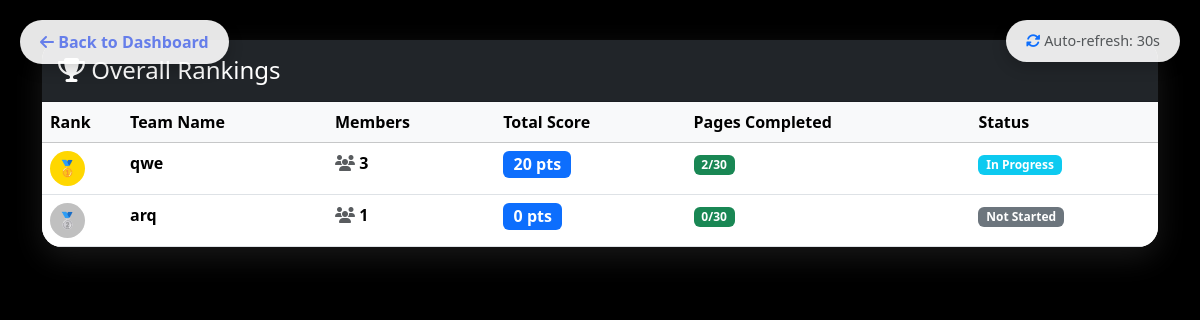
The app's page /leaderboard/, older data.
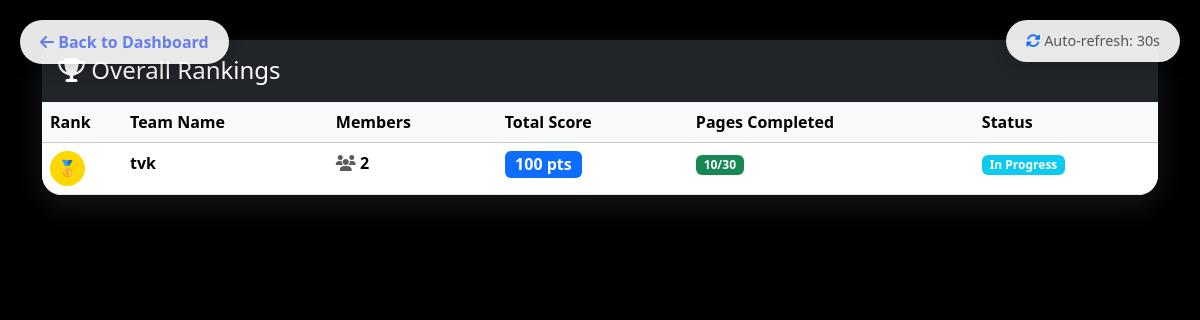
The same page, newer data.
### game/models.py (models this page shows, shortened)
class Team(models.Model):
    team_name = models.CharField(max_length=100, unique=True)
    team_password = models.CharField(max_length=100)
    created_at = models.DateTimeField(auto_now_add=True)
    created_by = models.ForeignKey(User, on_delete=models.CASCADE, related_name='created_teams')

### game/views.py (the view)
# urls.py: path('leaderboard/', views.public_leaderboard, name='public_leaderboard'),
def public_leaderboard(request):
    teams = Team.objects.annotate(
        members_count=Count('members', distinct=True)
    ).annotate(
        total_score=Coalesce(Sum('round_progress__score', distinct=True), 0),
        pages_completed=Count('round_progress__page_progress', filter=Q(round_progress__page_progress__completed=True), distinct=True)
    ).order_by('-total_score', 'created_at')
    total_teams = teams.count()
    total_participants = TeamMember.objects.count()
    context = {
        'teams': teams,
        'total_teams': total_teams,
        'total_participants': total_participants,
    }
    return render(request, 'leaderboard.html', context)

### game/templates/leaderboard.html (shortened to what this page needs)
<!DOCTYPE html>
<html lang="en">
<head>
    <link href="https://cdn.jsdelivr.net/npm/bootstrap@5.3.2/dist/css/bootstrap.min.css" rel="stylesheet">
    <link href="https://cdnjs.cloudflare.com/ajax/libs/font-awesome/6.4.0/css/all.min.css" rel="stylesheet">
</head>
<body>
    <div class="auto-refresh">
        <i class="fas fa-sync-alt refresh-icon text-primary"></i>
        <span class="text-muted">Auto-refresh: 30s</span>
    </div>
    <a href="{% url 'team_dashboard' %}" class="back-btn">
        <i class="fas fa-arrow-left"></i> Back to Dashboard
    </a>
    <div class="container">
        <div class="card">
            <div class="card-header bg-dark text-white py-3">
                <h4 class="mb-0">
                    <i class="fas fa-trophy"></i> Overall Rankings
                </h4>
            </div>
            <div class="card-body p-0">
                <div class="table-responsive">
                    <table class="table table-hover mb-0">
                        <thead class="table-light">
                            <tr>
                                <th style="width: 80px;">Rank</th>
                                <th>Team Name</th>
                                <th>Members</th>
                                <th>Total Score</th>
                                <th>Pages Completed</th>
                                <th>Status</th>
                            </tr>
                        </thead>
                        <tbody>
                            {% for team in teams %}
                            <tr class="{% if forloop.counter == 1 %}table-rank-1{% elif forloop.counter == 2 %}table-rank-2{% elif forloop.counter == 3 %}table-rank-3{% endif %}">
                                <td>
                                    <span class="rank-badge {% if forloop.counter == 1 %}rank-1{% elif forloop.counter == 2 %}rank-2{% elif forloop.counter == 3 %}rank-3{% else %}rank-other{% endif %}">
                                        {% if forloop.counter <= 3 %}
                                            {% if forloop.counter == 1 %}🥇{% elif forloop.counter == 2 %}🥈{% else %}🥉{% endif %}
                                        {% else %}
                                            {{ forloop.counter }}
                                        {% endif %}
                                    </span>
                                </td>
                                <td><strong>{{ team.team_name }}</strong></td>
                                <td>
                                    <i class="fas fa-users text-muted"></i> {{ team.members_count }}
                                </td>
                                <td>
                                    <span class="badge bg-primary fs-6">{{ team.total_score|default:0 }} pts</span>
                                </td>
                                <td>
                                    <span class="badge bg-success">{{ team.pages_completed|default:0 }}/30</span>
                                </td>
                                <td>
                                    {% if team.pages_completed == 30 %}
                                        <span class="badge bg-warning">All Complete</span>
                                    {% elif team.pages_completed > 0 %}
                                        <span class="badge bg-info">In Progress</span>
                                    {% else %}
                                        <span class="badge bg-secondary">Not Started</span>
                                    {% endif %}
                                </td>
                            </tr>
                            {% endfor %}
                        </tbody>
                    </table>
                </div>
            </div>
        </div>
    </div>
</body>
</html>

### game/templates/leaderboard.html (style rules this page uses)
body { background: black; min-height: 100vh; padding: 40px 20px; font-family: 'Segoe UI', Tahoma, Geneva, Verdana, sans-serif; }
.card { border-radius: 20px; box-shadow: 0 10px 30px rgba(126, 125, 125, 0.2); border: none; overflow: hidden; max-width: 1200px; margin: 0 auto; }
.table-rank-1 { background: linear-gradient(90deg, rgba(255,215,0,0.2), transparent); font-weight: bold; }
.rank-badge { display: inline-block; width: 35px; height: 35px; line-height: 35px; text-align: center; border-radius: 50%; font-weight: bold; color: white; }
.rank-1 { background: #FFD700; color: #333; }
.auto-refresh { position: fixed; top: 20px; right: 20px; background: rgba(255,255,255,0.9); padding: 10px 20px; border-radius: 25px; box-shadow: 0 5px 15px rgba(0,0,0,0.2); font-size: 0.9rem; z-index: 1000; }
.refresh-icon { animation: spin 2s linear infinite; }
.back-btn { position: fixed; top: 20px; left: 20px; background: rgba(255,255,255,0.9); padding: 10px 20px; border-radius: 25px; box-shadow: 0 5px 15px rgba(0,0,0,0.2); text-decoration: none; color: #667eea; font-weight: 600; z-index: 1000; transition: all 0.3s; }

Row changes from the older to the newer data that the page shows:
removed Team: team_name "qwe", members_count "3", total_score "20", pages_completed "2", shows "In Progress"
removed Team: team_name "arq", members_count "1", total_score "0", pages_completed "0", shows "Not Started"
added Team: team_name "tvk", members_count "2", total_score "100", pages_completed "10", shows "In Progress"
